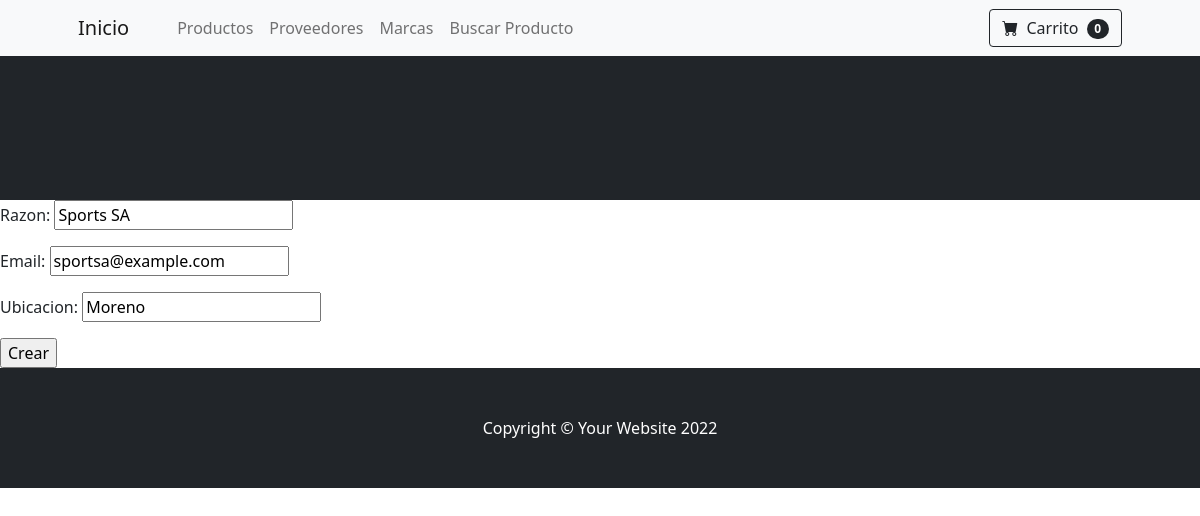
The page /proveedores/actualizar/7 on the database its author committed.
### AppExpo/models.py (models this page shows, shortened)
class Proveedores(models.Model):
    razon = models.CharField(max_length=30)
    email = models.EmailField()
    ubicacion = models.CharField(max_length=30)

### AppExpo/views.py (the view)
# urls.py: path("proveedores/actualizar/<pk>", ProveedoresUpdate.as_view(), name='proveedores_update'),
class ProveedoresUpdate(UpdateView):
    model = Proveedores
    success_url = "/proveedores/"
    fields = ["razon", "email", "ubicacion"]

### AppExpo/templates/AppExpo/proveedores_form.html
{% extends 'AppExpo/base.html' %}
{% block contenido %}
    <form method="POST"> {% csrf_token %}
        {{ form.as_p }}
        <input type="submit" value="Crear">
    </form>
{% endblock contenido %}

### rows shown on the page
Proveedores: razon "Sports SA", email "sportsa@example.com", ubicacion "Moreno"
